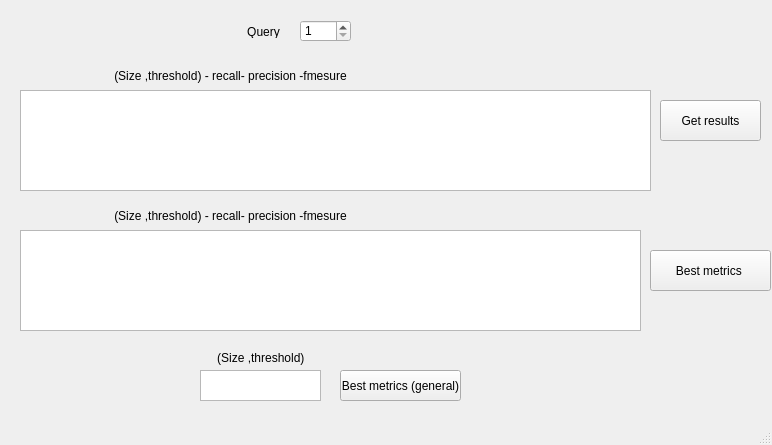
<?xml version="1.0" encoding="UTF-8"?>
<ui version="4.0">
 <class>MainWindow</class>
 <widget class="QMainWindow" name="MainWindow">
  <property name="geometry">
   <rect>
    <x>0</x>
    <y>0</y>
    <width>772</width>
    <height>445</height>
   </rect>
  </property>
  <property name="windowTitle">
   <string>Evaluation</string>
  </property>
  <widget class="QWidget" name="centralwidget">
   <widget class="QLabel" name="label">
    <property name="geometry">
     <rect>
      <x>80</x>
      <y>60</y>
      <width>301</width>
      <height>31</height>
     </rect>
    </property>
    <property name="text">
     <string>(Size ,threshold) - recall- precision -fmesure</string>
    </property>
    <property name="alignment">
     <set>Qt::AlignCenter</set>
    </property>
   </widget>
   <widget class="QPushButton" name="fmes">
    <property name="geometry">
     <rect>
      <x>660</x>
      <y>100</y>
      <width>101</width>
      <height>41</height>
     </rect>
    </property>
    <property name="text">
     <string>Get results</string>
    </property>
   </widget>
   <widget class="QPushButton" name="bestmet">
    <property name="geometry">
     <rect>
      <x>650</x>
      <y>250</y>
      <width>121</width>
      <height>41</height>
     </rect>
    </property>
    <property name="text">
     <string>Best metrics </string>
    </property>
   </widget>
   <widget class="QPushButton" name="bestofbest">
    <property name="geometry">
     <rect>
      <x>340</x>
      <y>370</y>
      <width>121</width>
      <height>31</height>
     </rect>
    </property>
    <property name="text">
     <string>Best metrics (general)</string>
    </property>
   </widget>
   <widget class="QSpinBox" name="query">
    <property name="geometry">
     <rect>
      <x>300</x>
      <y>20</y>
      <width>51</width>
      <height>22</height>
     </rect>
    </property>
    <property name="minimum">
     <number>1</number>
    </property>
    <property name="maximum">
     <number>64</number>
    </property>
    <property name="singleStep">
     <number>1</number>
    </property>
    <property name="value">
     <number>1</number>
    </property>
   </widget>
   <widget class="QLabel" name="label_2">
    <property name="geometry">
     <rect>
      <x>240</x>
      <y>25</y>
      <width>47</width>
      <height>13</height>
     </rect>
    </property>
    <property name="text">
     <string>Query</string>
    </property>
    <property name="alignment">
     <set>Qt::AlignCenter</set>
    </property>
   </widget>
   <widget class="QPlainTextEdit" name="fmesres">
    <property name="geometry">
     <rect>
      <x>20</x>
      <y>90</y>
      <width>631</width>
      <height>101</height>
     </rect>
    </property>
    <property name="readOnly">
     <bool>true</bool>
    </property>
   </widget>
   <widget class="QPlainTextEdit" name="bestmetres">
    <property name="geometry">
     <rect>
      <x>20</x>
      <y>230</y>
      <width>621</width>
      <height>101</height>
     </rect>
    </property>
    <property name="readOnly">
     <bool>true</bool>
    </property>
   </widget>
   <widget class="QPlainTextEdit" name="bestbestres">
    <property name="geometry">
     <rect>
      <x>200</x>
      <y>370</y>
      <width>121</width>
      <height>31</height>
     </rect>
    </property>
    <property name="readOnly">
     <bool>true</bool>
    </property>
   </widget>
   <widget class="QLabel" name="label_3">
    <property name="geometry">
     <rect>
      <x>80</x>
      <y>200</y>
      <width>301</width>
      <height>31</height>
     </rect>
    </property>
    <property name="text">
     <string>(Size ,threshold) - recall- precision -fmesure</string>
    </property>
    <property name="alignment">
     <set>Qt::AlignCenter</set>
    </property>
   </widget>
   <widget class="QLabel" name="label_4">
    <property name="geometry">
     <rect>
      <x>212</x>
      <y>350</y>
      <width>101</width>
      <height>16</height>
     </rect>
    </property>
    <property name="text">
     <string>(Size ,threshold) </string>
    </property>
    <property name="alignment">
     <set>Qt::AlignCenter</set>
    </property>
   </widget>
  </widget>
  <widget class="QMenuBar" name="menubar">
   <property name="geometry">
    <rect>
     <x>0</x>
     <y>0</y>
     <width>772</width>
     <height>21</height>
    </rect>
   </property>
  </widget>
  <widget class="QStatusBar" name="statusbar"/>
 </widget>
 <resources/>
 <connections/>
</ui>
